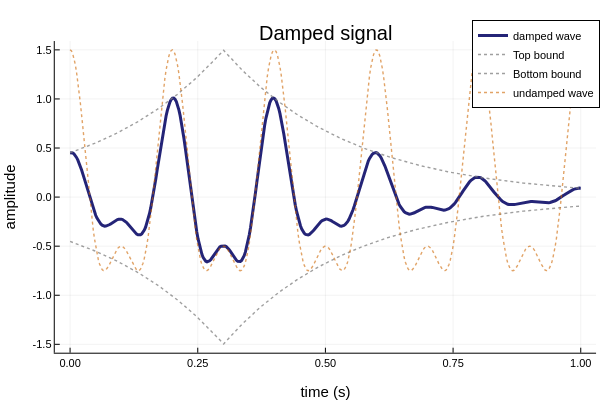

This figure's notebook cell:
### Markdown cell above
Now make multiply by a dampening envelope.

### Code cell
# Multiply the carrier by a damping envelope and plot
interval = range(0.0, 1.0; length = 400)

alpha = 4.0
t_peak = 0.30
envelope(t) = exp.(-alpha .* abs.(t .- t_peak))

wave_damped = envelope(interval) .* wave_combo(interval)
A_bound = sum(abs, getindex.(params, 2))

plot(interval, wave_damped,
    lw = 3,
    color = :midnightblue,
    alpha = 0.95,
    xlabel = "time (s)",
    ylabel = "amplitude",
    label = "damped wave",
    title = "Damped signal")
plot!(interval, A_bound .* envelope(interval),
      ls = :dot,
      lw = 1.4,
      color = :gray50,
      alpha = 0.75,
      label = "Top bound")
plot!(interval, -A_bound .* envelope(interval),
      ls = :dot,
      lw = 1.4,
      color = :gray50,
      alpha = 0.75,
      label = "Bottom bound")

plot!(interval, wave_combo(interval),
     lw = 1.4,
     ls = :dot,
     color = :darkorange3,
     alpha = 0.6,
     label = "undamped wave",
     legend = :topright)

### Figure 1 — Plotly figure (JSON) as saved in the notebook; plotly's stock layout.template omitted (floating-point values rounded to 4 significant figures; data arrays with more than 128 entries replaced by an {"elided": "..."} marker saying what was removed)
{"data": [{"colorbar": {"len": 0.8657, "title": "", "x": 0.9934, "y": 0.5087}, "legendgroup": "damped wave", "line": {"color": "rgba(25, 25, 112, 0.950)", "dash": "solid", "shape": "linear", "width": 3}, "mode": "lines", "name": "damped wave", "showlegend": true, "type": "scatter", "x": {"elided": "400 float values"}, "xaxis": "x", "y": {"elided": "400 float values"}, "yaxis": "y"}, {"colorbar": {"len": 0.8657, "title": "", "x": 0.9934, "y": 0.5087}, "legendgroup": "Top bound", "line": {"color": "rgba(127, 127, 127, 0.750)", "dash": "dot", "shape": "linear", "width": 1.4}, "mode": "lines", "name": "Top bound", "showlegend": true, "type": "scatter", "x": {"elided": "400 float values"}, "xaxis": "x", "y": {"elided": "400 float values"}, "yaxis": "y"}, {"colorbar": {"len": 0.8657, "title": "", "x": 0.9934, "y": 0.5087}, "legendgroup": "Bottom bound", "line": {"color": "rgba(127, 127, 127, 0.750)", "dash": "dot", "shape": "linear", "width": 1.4}, "mode": "lines", "name": "Bottom bound", "showlegend": true, "type": "scatter", "x": {"elided": "400 float values"}, "xaxis": "x", "y": {"elided": "400 float values"}, "yaxis": "y"}, {"colorbar": {"len": 0.8657, "title": "", "x": 0.9934, "y": 0.5087}, "legendgroup": "undamped wave", "line": {"color": "rgba(205, 102, 0, 0.600)", "dash": "dot", "shape": "linear", "width": 1.4}, "mode": "lines", "name": "undamped wave", "showlegend": true, "type": "scatter", "x": {"elided": "400 float values"}, "xaxis": "x", "y": {"elided": "400 float values"}, "yaxis": "y"}], "layout": {"annotations": [{"font": {"color": "rgba(0, 0, 0, 1.000)", "family": "sans-serif", "size": 20}, "rotation": 0, "showarrow": false, "text": "Damped signal", "x": 0.5424, "xanchor": "center", "xref": "paper", "y": 1, "yanchor": "top", "yref": "paper"}], "height": 400, "legend": {"bgcolor": "rgba(255, 255, 255, 1.000)", "bordercolor": "rgba(0, 0, 0, 1.000)", "borderwidth": 1, "font": {"color": "rgba(0, 0, 0, 1.000)", "family": "sans-serif", "size": 11}, "title": {"font": {"color": "rgba(0, 0, 0, 1.000)", "family": "sans-serif", "size": 15}, "text": ""}, "tracegroupgap": 0, "traceorder": "normal", "x": 1, "xanchor": "right", "y": 1, "yanchor": "top"}, "margin": {"b": 20, "l": 0, "r": 0, "t": 20}, "paper_bgcolor": "rgba(255, 255, 255, 1.000)", "plot_bgcolor": "rgba(255, 255, 255, 1.000)", "showlegend": true, "width": 600, "xaxis": {"anchor": "y", "domain": [0.09128, 0.9934], "gridcolor": "rgba(0, 0, 0, 0.100)", "gridwidth": 0.5, "linecolor": "rgba(0, 0, 0, 1.000)", "mirror": false, "range": [-0.03, 1.03], "showgrid": true, "showline": true, "showticklabels": true, "tickangle": 0, "tickcolor": "rgb(0, 0, 0)", "tickfont": {"color": "rgba(0, 0, 0, 1.000)", "family": "sans-serif", "size": 11}, "tickmode": "array", "ticks": "inside", "ticktext": ["0.00", "0.25", "0.50", "0.75", "1.00"], "tickvals": [0, 0.25, 0.5, 0.75, 1], "title": "time (s)", "titlefont": {"color": "rgba(0, 0, 0, 1.000)", "family": "sans-serif", "size": 15}, "type": "-", "visible": true, "zeroline": false, "zerolinecolor": "rgba(0, 0, 0, 1.000)"}, "yaxis": {"anchor": "x", "domain": [0.07581, 0.9415], "gridcolor": "rgba(0, 0, 0, 0.100)", "gridwidth": 0.5, "linecolor": "rgba(0, 0, 0, 1.000)", "mirror": false, "range": [-1.585, 1.59], "showgrid": true, "showline": true, "showticklabels": true, "tickangle": 0, "tickcolor": "rgb(0, 0, 0)", "tickfont": {"color": "rgba(0, 0, 0, 1.000)", "family": "sans-serif", "size": 11}, "tickmode": "array", "ticks": "inside", "ticktext": ["-1.5", "-1.0", "-0.5", "0.0", "0.5", "1.0", "1.5"], "tickvals": [-1.5, -1, -0.5, 0, 0.5, 1, 1.5], "title": "amplitude", "titlefont": {"color": "rgba(0, 0, 0, 1.000)", "family": "sans-serif", "size": 15}, "type": "-", "visible": true, "zeroline": false, "zerolinecolor": "rgba(0, 0, 0, 1.000)"}}}
